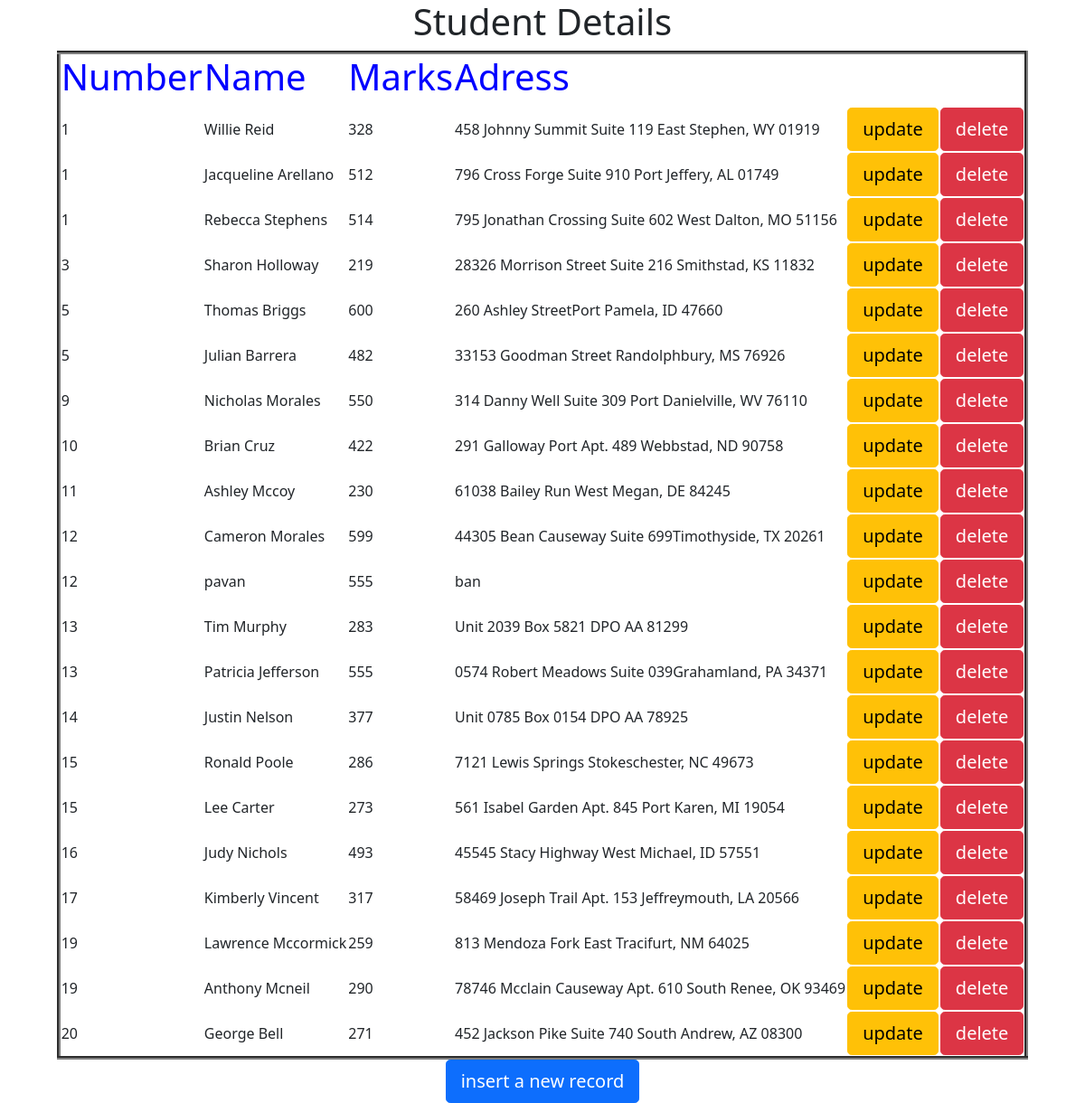
The page / on the database its author committed.
### myApp/models.py (models this page shows, shortened)
class Student(models.Model):
    sno=models.IntegerField()
    sname=models.CharField(max_length=40)
    smarks=models.IntegerField()
    saddr=models.CharField(max_length=100)

### myApp/views.py (the view)
# urls.py: url(r'^$',views.display),
def display(request):
    s=Student.objects.all().order_by('sno')
    d={'std':s}
    return render(request,'myApp/index.html',d)

### templates/myApp/index.html (shortened to what this page needs)
<html>
    {%extends 'myApp/parent.html'%}
    {%block for_child%}
    <h1>Student Details</h1>
    <table border="4">
        <tr style="color: blue;">
            <th><h1>Number</h1></th>
            <th><h1>Name</h1></th>
            <th><h1>Marks</h1></th>
            <th><h1>Adress</h1></th>
        </tr>
        <tr>
            {%for x in std%}
            <td>{{x.sno}}</td>
            <td>{{x.sname}}</td>
            <td>{{x.smarks}}</td>
            <td>{{x.saddr}}</td>
            <td><a href="/update/{{x.id}}" class="btn btn-lg btn-warning">update</a></td>
            <td><a href="/delete/{{x.id}}" class="btn btn-lg btn-danger">delete</a></td>
        </tr>
        {%endfor%}
    </table>
    <a href="/insert" class="btn btn-lg btn-primary">insert a new record</a>
    {%endblock%}

### templates/myApp/parent.html (shortened to what this page needs)
<html lang="en">
<head>
    <link href="https://cdn.jsdelivr.net/npm/bootstrap@5.0.0-beta1/dist/css/bootstrap.min.css" rel="stylesheet">
</head>
<body>
    <div class="container" align="center">
        {%block for_child%}
        {%endblock%}
    </div>
</body>
</html>

### rows shown on the page
Student: sno "1", sname "Willie Reid", smarks "328", saddr "458 Johnny Summit Suite 119 East Stephen, WY 01919"
Student: sno "1", sname "Jacqueline Arellano", smarks "512", saddr "796 Cross Forge Suite 910 Port Jeffery, AL 01749"
Student: sno "1", sname "Rebecca Stephens", smarks "514", saddr "795 Jonathan Crossing Suite 602 West Dalton, MO 51156"
Student: sno "3", sname "Sharon Holloway", smarks "219", saddr "28326 Morrison Street Suite 216 Smithstad, KS 11832"
Student: sno "5", sname "Thomas Briggs", smarks "600", saddr "260 Ashley StreetPort Pamela, ID 47660"
Student: sno "5", sname "Julian Barrera", smarks "482", saddr "33153 Goodman Street Randolphbury, MS 76926"
Student: sno "9", sname "Nicholas Morales", smarks "550", saddr "314 Danny Well Suite 309 Port Danielville, WV 76110"
Student: sno "10", sname "Brian Cruz", smarks "422", saddr "291 Galloway Port Apt. 489 Webbstad, ND 90758"
Student: sno "11", sname "Ashley Mccoy", smarks "230", saddr "61038 Bailey Run West Megan, DE 84245"
Student: sno "12", sname "Cameron Morales", smarks "599", saddr "44305 Bean Causeway Suite 699Timothyside, TX 20261"
Student: sno "12", sname "pavan", smarks "555", saddr "ban"
Student: sno "13", sname "Tim Murphy", smarks "283", saddr "Unit 2039 Box 5821 DPO AA 81299"
Student: sno "13", sname "Patricia Jefferson", smarks "555", saddr "0574 Robert Meadows Suite 039Grahamland, PA 34371"
Student: sno "14", sname "Justin Nelson", smarks "377", saddr "Unit 0785 Box 0154 DPO AA 78925"
Student: sno "15", sname "Ronald Poole", smarks "286", saddr "7121 Lewis Springs Stokeschester, NC 49673"
Student: sno "15", sname "Lee Carter", smarks "273", saddr "561 Isabel Garden Apt. 845 Port Karen, MI 19054"
Student: sno "16", sname "Judy Nichols", smarks "493", saddr "45545 Stacy Highway West Michael, ID 57551"
Student: sno "17", sname "Kimberly Vincent", smarks "317", saddr "58469 Joseph Trail Apt. 153 Jeffreymouth, LA 20566"
Student: sno "19", sname "Lawrence Mccormick", smarks "259", saddr "813 Mendoza Fork East Tracifurt, NM 64025"
Student: sno "19", sname "Anthony Mcneil", smarks "290", saddr "78746 Mcclain Causeway Apt. 610 South Renee, OK 93469"
Student: sno "20", sname "George Bell", smarks "271", saddr "452 Jackson Pike Suite 740 South Andrew, AZ 08300"
